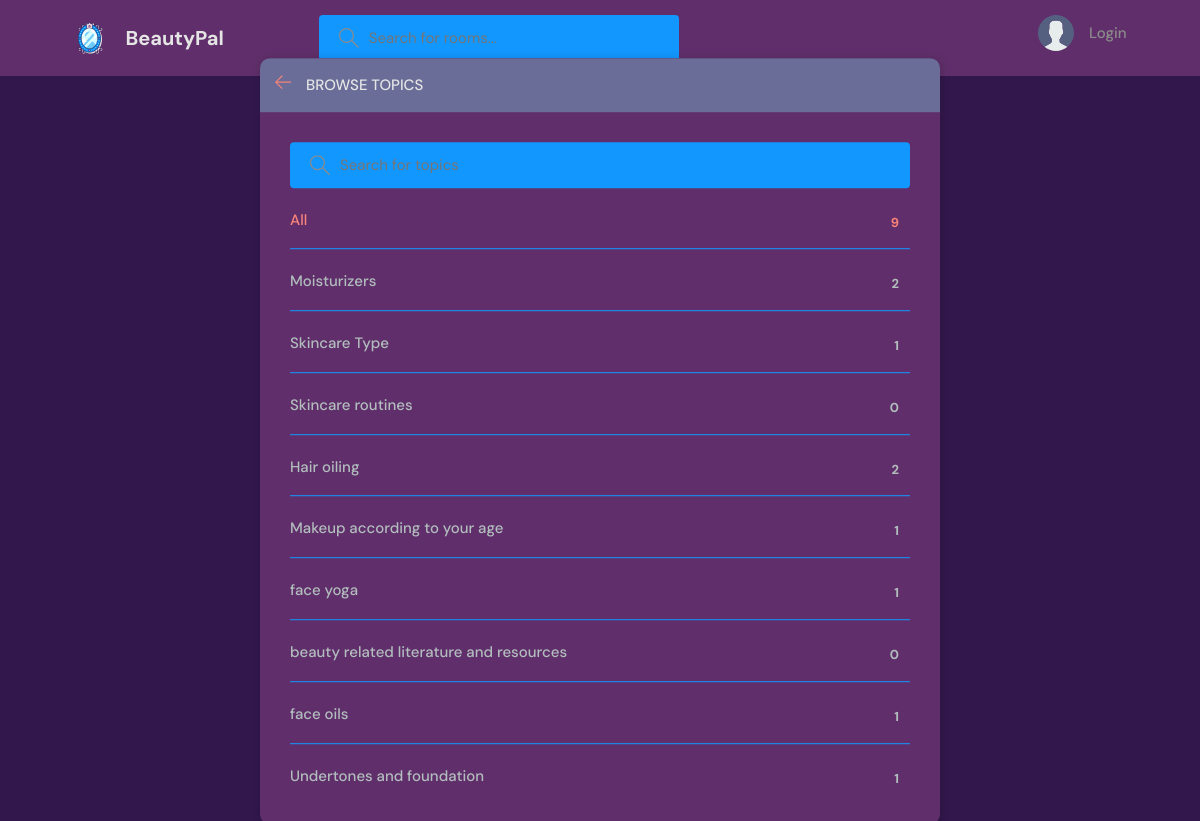
Page /topics/ on the committed database.
### beautypal/models.py (models this page shows, shortened)
class Topic(models.Model):
    name = models.CharField(max_length=200)

### beautypal/views.py (the view)
# urls.py: path('topics/', views.topicsPage, name="topics"),
def topicsPage(request):
    q = request.GET.get('q') if request.GET.get('q') is not None else ''
    topics = Topic.objects.filter(name__icontains=q)
    return render(request, 'beautypal/topics.html', {'topics': topics})

### beautypal/templatetags/tags.py (called while the page is built)
@register.filter
def url_safe(value):
    return value.replace(" ","%20")

### beautypal/templates/beautypal/topics.html (shortened to what this page needs)
  {% extends 'main.html' %}
  {% load tags %}
  {% block content %}
    <main class="create-room layout">
      <div class="container">
        <div class="layout__box">
          <div class="layout__boxHeader">
            <div class="layout__boxTitle">
              <a href="{% url 'home' %}">
                <svg version="1.1" xmlns="http://www.w3.org/2000/svg" width="32" height="32" viewBox="0 0 32 32">
                  <title>arrow-left</title>
                  <path
                    d="M13.723 2.286l-13.723 13.714 13.719 13.714 1.616-1.611-10.96-10.96h27.625v-2.286h-27.625l10.965-10.965-1.616-1.607z"
                  ></path>
                </svg>
              </a>
              <h3>Browse Topics</h3>
            </div>
          </div>
          <div class="topics-page layout__body">
            <form action="." method="GET" class="header__search">
              <label>
                <input name="q" placeholder="Search for topics" />
              </label>
            </form>
            <ul class="topics__list">
              <li>
                <a href="{% url 'topics' %}" class="active">All <span>{{topics.count}}</span></a>
              </li>
              {% for topic in topics %}
              <li>
                <a href="{% url 'home' %}?q={{topic.name|url_safe}}">{{ topic.name }} <span>{{topic.room_set.all.count}}</span></a>
              </li>
              {% endfor %}
            </ul>
          </div>
        </div>
      </div>
    </main>
    {% endblock content %}

### static/styles/style.css (style rules this page uses)
:root { --color-main: #f88379; --color-main-light: #e1f6fb; --color-dark: #602f6b; --color-dark-medium: #1297ff; --color-dark-light: #696d97; --color-light: #e5e5e5; --color-gray: #8b8b8b; --color-light-gray: #b2bdbd; --color-bg: #32174d; --color-success: #5dd693; --color-error: #fc4b0b; }
* { font-family: "DM Sans", -apple-system, BlinkMacSystemFont, "Segoe UI", Roboto, Oxygen, Ubuntu, Cantarell, "Open Sans", "Helvetica Neue", sans-serif; margin: 0; padding: 0; box-sizing: border-box; text-rendering: optimizeLegibility; font-size: inherit; }
html { font-size: 56.25%; }
@media only screen and (min-width: 1200px) { html { font-size: 62.5%; } }
body { line-height: 1.6; font-weight: 400; font-size: 1.5rem; color: var(--color-light-gray); background-color: var(--color-bg); min-height: 100vh; }
a { display: inline-block; color: var(--color-main); text-decoration: none; }
.container { max-width: 120rem; width: 90%; margin: auto; }
.header__search > label { background-color: var(--color-dark-medium); padding: 1.3rem 1rem; display: flex; align-items: center; gap: 1rem; border-radius: 4px; }
.header__search svg { fill: var(--color-gray); width: 2rem; height: 2rem; margin-left: 1rem; }
.header__search input { width: 30rem; background: transparent; border: none; outline: none; color: var(--color-light); }
.layout { margin-top: 2.4rem; }
.layout > .container { display: flex; justify-content: space-between; align-items: flex-start; }
.layout__box { width: 90%; max-width: 48rem; min-height: 40rem; position: absolute; top: 50%; left: 50%; transform: translate(-50%, -46%); background-color: var(--color-dark); border-radius: 1rem; box-shadow: 1px 1px 6px 3px rgba(0, 0, 0, 0.1); overflow: hidden; }
.layout__boxHeader { display: flex; padding: 1.5rem; background-color: var(--color-dark-light); }
.layout__boxTitle { display: flex; gap: 1.5rem; align-items: center; }
.layout__boxTitle h3 { text-transform: uppercase; font-weight: 500; color: var(--color-light); }
.layout__boxTitle svg { width: 1.6rem; height: 1.6rem; fill: var(--color-main); }
.layout__body { margin: 3rem; }
.topics__list { list-style: none; }
.topics__list li a { display: flex; justify-content: space-between; margin-bottom: 3rem; font-weight: 500; color: var(--color-light-gray); transition: all 0.3s ease-in-out; }
.topics__list li a.active, .topics__list li a:hover { color: var(--color-main); }
.topics__list li a span { padding: 0.5rem 1rem; background-color: var(--color-dark); border-radius: 3px; font-size: 1.3rem; font-weight: 700; letter-spacing: 1px; }
.topics-page .topics__list li:not(:last-child) a { margin: 2rem 0; padding-bottom: 1rem; text-decoration: none; border-bottom: 1px solid var(--color-dark-medium); }
.topics-page .header__search { display: block; }
.create-room.layout .layout__box { max-width: 68rem; }

### rows in the picture
Topic: name "Moisturizers", room_set.all.count "2"
Topic: name "Skincare Type", room_set.all.count "1"
Topic: name "Skincare routines", room_set.all.count "0"
Topic: name "Hair oiling", room_set.all.count "2"
Topic: name "Makeup according to your age", room_set.all.count "1"
Topic: name "face yoga", room_set.all.count "1"
Topic: name "beauty related literature and resources", room_set.all.count "0"
Topic: name "face oils", room_set.all.count "1"
Topic: name "Undertones and foundation", room_set.all.count "1"

### other values in the picture
{{ topics.count }} "9"
